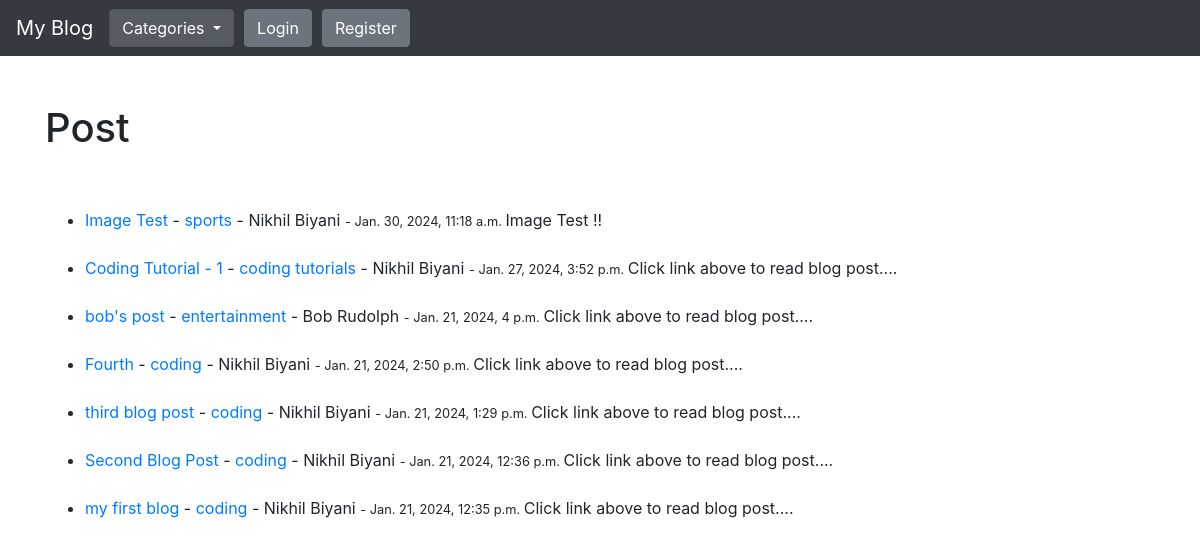
The page / on the database its author committed.
### theblog/models.py (models this page shows, shortened)
class Post(models.Model):
    title = models.CharField(max_length=255)
    header_image = models.ImageField(null=True, blank=True, upload_to='images/')
    title_tag = models.CharField(max_length=255)
    author = models.ForeignKey(User, on_delete=models.CASCADE)
    body = RichTextField(blank=True, null=True)
    posted_date = models.DateTimeField(auto_now_add=True)
    update_date = models.DateTimeField(auto_now=True)
    category = models.CharField(max_length=255, default="coding")
    snippet = models.CharField(max_length=255)
    likes = models.ManyToManyField(User, related_name='blog_posts')

### theblog/views.py (the view)
# urls.py: path('', HomeView.as_view(), name="home"),
class HomeView(ListView):
    model = Post
    template_name = 'home.html'
    ordering = ['-posted_date']
    def get_context_data(self, *args, **kwargs):
        cat_menu = Category.objects.all()
        context = super(HomeView, self).get_context_data(*args, **kwargs)
        context["cat_menu"] = cat_menu
        return context

### theblog/models.py (called while the page is built)
    def __str__(self):
        return self.name

### theblog/templates/home.html (shortened to what this page needs)
{% extends 'base.html' %}
{% block content %}
    <br/><br/>
    <h1>Post</h1>
    <br/><br/>
    <ul>
        {% for post in object_list %}
            <li>
                <a href="{% url 'article-detail' post.pk %}">{{post.title}}</a>
                - <a href="{% url 'category' post.category|slugify %}">{{post.category}}</a> -
                {{post.author.first_name}} {{post.author.last_name}}
                <small> - {{post.posted_date}} </small>
                {{post.snippet}}
                <br/><br/>
            </li>
        {% endfor %}
    </ul>
{% endblock %}

### rows shown on the page
Post: title "Image Test", category "sports", author.first_name "Nikhil", author.last_name "Biyani", posted_date "Jan. 30, 2024, 11:18 a.m.", snippet "Image Test !!"
Post: title "Coding Tutorial - 1", category "coding tutorials", author.first_name "Nikhil", author.last_name "Biyani", posted_date "Jan. 27, 2024, 3:52 p.m.", snippet "Click link above to read blog post...."
Post: title "bob's post", category "entertainment", author.first_name "Bob", author.last_name "Rudolph", posted_date "Jan. 21, 2024, 4 p.m.", snippet "Click link above to read blog post...."
Post: title "Fourth", category "coding", author.first_name "Nikhil", author.last_name "Biyani", posted_date "Jan. 21, 2024, 2:50 p.m.", snippet "Click link above to read blog post...."
Post: title "third blog post", category "coding", author.first_name "Nikhil", author.last_name "Biyani", posted_date "Jan. 21, 2024, 1:29 p.m.", snippet "Click link above to read blog post...."
Post: title "Second Blog Post", category "coding", author.first_name "Nikhil", author.last_name "Biyani", posted_date "Jan. 21, 2024, 12:36 p.m.", snippet "Click link above to read blog post...."
Post: title "my first blog", category "coding", author.first_name "Nikhil", author.last_name "Biyani", posted_date "Jan. 21, 2024, 12:35 p.m.", snippet "Click link above to read blog post...."
